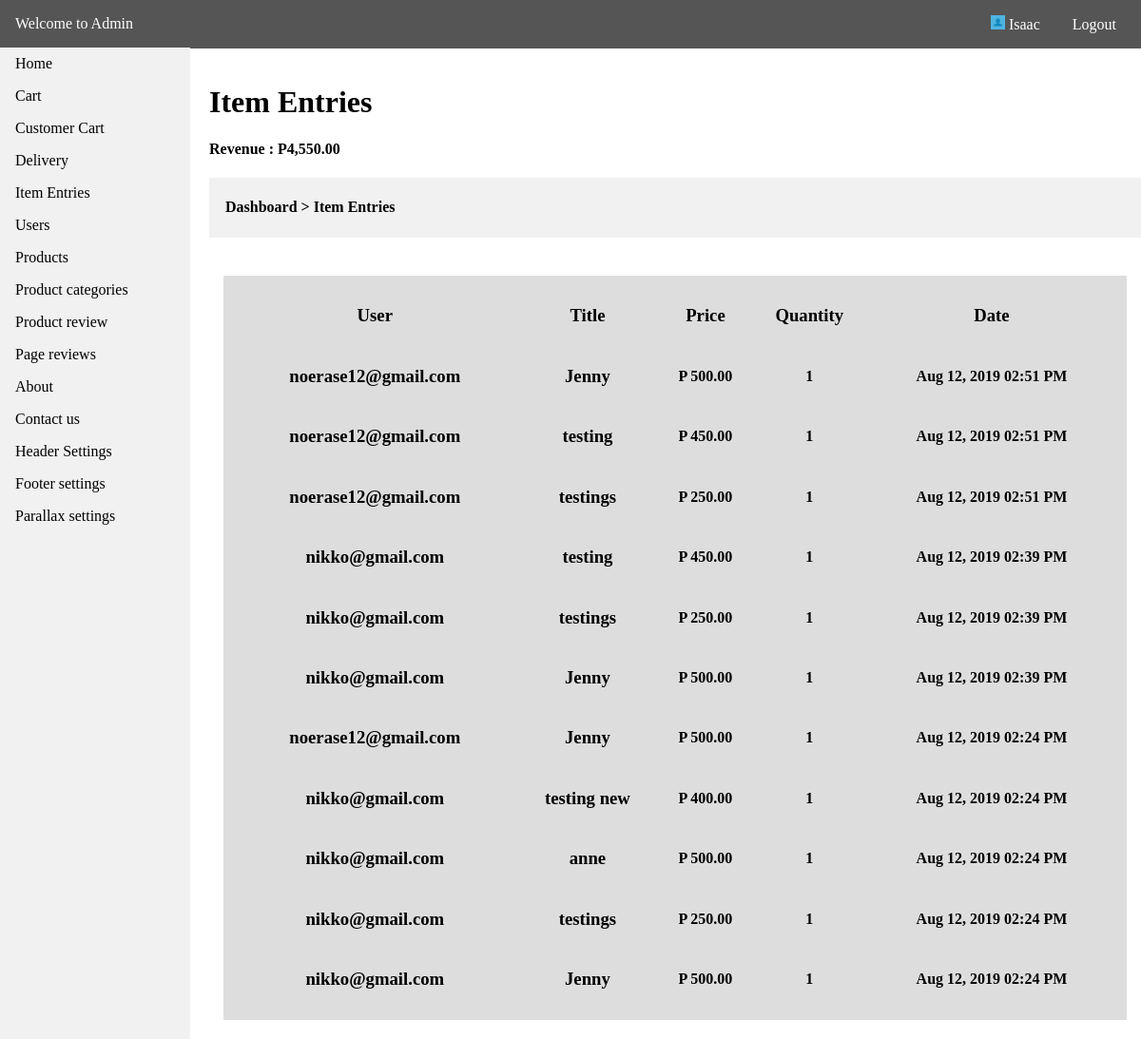
The page /admin/item_entries.php (signed in) on the database as committed earlier.
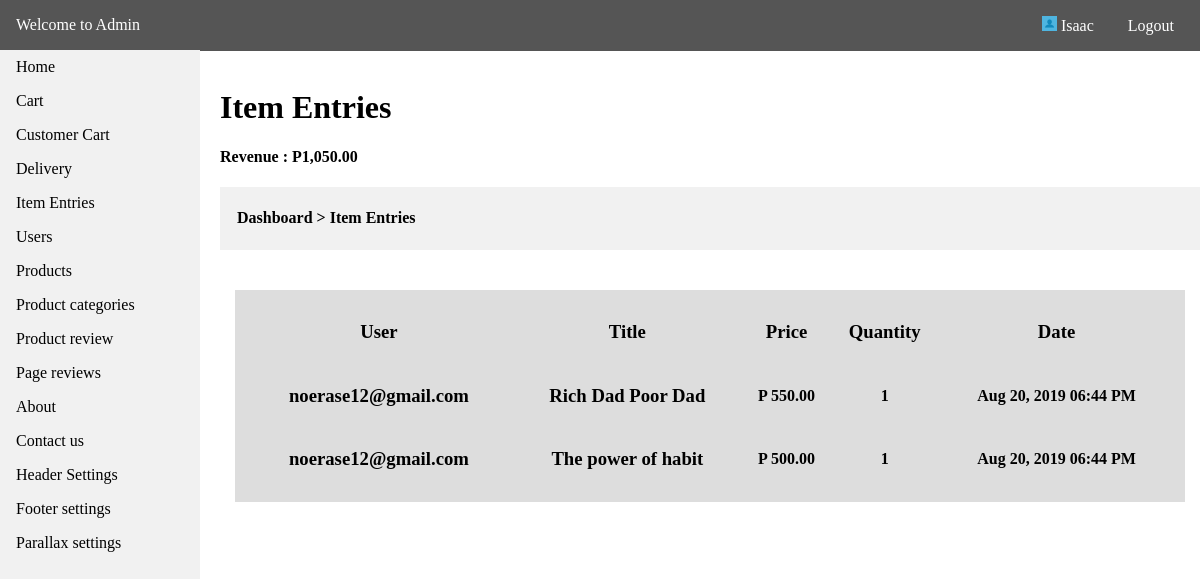
The same page on the database as committed later.
### tables this page shows
CREATE TABLE `tbl_menus` (
  `id` int(11) NOT NULL,
  `menu_name` varchar(255) NOT NULL,
  `menu_link` varchar(255) NOT NULL,
  `date_created` datetime NOT NULL DEFAULT CURRENT_TIMESTAMP
);

CREATE TABLE `tbl_customer_received` (
  `id` int(11) NOT NULL,
  `ref_id` int(11) NOT NULL,
  `ref_id2` int(11) NOT NULL,
  `user_name` varchar(255) NOT NULL,
  `title` varchar(255) NOT NULL,
  `price` int(11) NOT NULL,
  `quantity` int(11) NOT NULL,
  `date_created` datetime NOT NULL DEFAULT CURRENT_TIMESTAMP
);

### api/dbh.php (called while the page is built, shortened)
<?php
class dbh {
    public function __construct() {
        $this->servername = HOST;
        $this->username = USER;
        $this->password = PASS;
        $this->dbname = DBNAME;
        $this->conn = mysqli_connect($this->servername,$this->username,$this->password,$this->dbname);
    }
}
?>

### config.php (called while the page is built, shortened)
<?php
include API.'dbh.php';
include API.'viewUser.php';
$viewUser = new ViewUser;
?>

### api/viewUser.php (called while the page is built, shortened)
<?php
class ViewUser extends User {
    public function get_data($get_table) {
        $query = "SELECT * FROM ".$get_table." ORDER BY id DESC";
        $res = mysqli_query($this->conn,$query);
        return $res;
    }
    public function get_query($query) {
        $res = mysqli_query($this->conn,$query);
        return $res;
    }
    public function datetime($string) {
        $date_format = "M d, Y h:i A";
        $date_content = strtotime($string);
        $date = date($date_format, $date_content);
        return $date;
    }
}
?>

### admin/item_entries.php (the view, shortened to what this page needs)
<?php
include '../config.php';
?>
<!DOCTYPE html>
<html>
<head>
    <link rel="stylesheet" type="text/css" media="screen" href="admin_css/main.css" />
</head>
<body>
<?php
include 'require/nav.php';
$sql = "SELECT sum(price) FROM tbl_customer_received";
$res = $viewUser->get_query($sql);
foreach($res as $row) {
    $tot_price = $row['sum(price)'];
    $tot = number_format($tot_price,2);
}
?>
<div class="container">
    <br>
<h1>Item Entries</h1>
<h4>Revenue : P<?php echo $tot;?></h4>
<div style="background-color:#f1f1f1;padding:1px;"><h4>&nbsp &nbsp <a style="color:#000;text-decoration:none;" href="<?php echo ADMIN_URL;?>">Dashboard</a> > Item Entries</h4></div>
    <div class="content">
        <div class="row">
            <div style="padding: 20px;">
                <div style="padding:10px;width:100%;background-color:#ddd;">
<?php
$tbl = "tbl_customer_received";
$res_received = $viewUser->get_data($tbl);
?>
        <table style="width:100%;">
            <tr class="menus">
                <th><h3>User</h3></th>
                <th><h3>Title</h3></th>
                <th><h3>Price</h3></th>
                <th><h3>Quantity</h3></th>
                <th><h3>Date</h3></th>
            </tr>
    <?php
    foreach($res_received as $row) {
        $title = $row['title'];
        $price = $row['price'];
        $pricee = number_format($price,2);
        $qty = $row['quantity'];
        $datee = $row['date_created'];
        $date = $viewUser->datetime($datee,2);
        $user = $row['user_name'];
        ?>
            <tr>
                <th><h3><?php echo $user; ?></h3></th>
                <th><h3><?php echo $title; ?></h3></th>
                <th><p>P <?php echo $pricee; ?></p></th>
                <th><p><?php echo $qty; ?></p></th>
                <th><p><?php echo $date; ?></p></th>
            </tr>
        <?php
    }
    ?>
        </table>
                </div>
            </div>
    </div>
    </div>
</div>
</body>
</html>

### admin/require/nav.php (shortened to what this page needs)
<div class="header">
    <p><a style="color:#fff;text-decoration:none;" href="<?php echo ADMIN_URL.'home.php';?>">Welcome to Admin</a></p>
    <div class="head-content">
        <p style="cursor:pointer;"><img src="<?php echo BASE_URL; ?>image/sample-image.jpg" style="height:15px;width:15px;" alt=""> <?php echo $_SESSION["admin"]; ?></p>
        <p><a style="color:#fff;text-decoration:none;" href="<?php echo ADMIN_URL.'logout.php';?>">Logout</a></p>
    </div>
</div>
<nav class="navi">
    <ul>
        <li><a href="<?php echo ADMIN_URL.'home.php';?>">Home</a></li>
    <?php
        $tbl = "SELECT * FROM tbl_menus";
        $res = $viewUser->get_query($tbl);
        while($row = $res->fetch_assoc()) {
            $menu = $row['menu_name'];
            $link = $row['menu_link'];
    ?>
        <li><a href="<?php echo ADMIN_URL.$link.'.php'; ?>"><?php echo ucfirst($menu); ?></a></li>
    <?php
        }
    ?>
    </ul>
</nav>

### admin/admin_css/main.css (style rules this page uses)
html { scroll-behavior: smooth; }
* { box-sizing: border-box; }
body { margin: 0; font-family: Cambria, Cochin, Georgia, Times, 'Times New Roman', serif; }
ul { list-style-type: none; margin: 0; padding: 0; width: 200px; top: 50px; background-color: #f1f1f1; position: fixed; height: 100%; overflow: auto; }
li a { display: block; color: #000; padding: 8px 16px; text-decoration: none; }
.header { background-color: #555; color:white; display: inline-block; width: 100%; position:fixed; top:0; padding: 16px; }
.header p { display: inline; }
.container { margin-top: 50px; margin-left: 220px; }
.content { margin-top: 20px; }
.head-content { position: relative; float:right; }
.head-content p { margin-left: 10px; padding: 10px; }
.row { margin: 0 -5px; }
.row:after { content: ""; display: table; clear: both; }

Rows that differ between the two databases and show on the page:
removed tbl_customer_received: user_name "noerase12@gmail.com", title "Jenny", price "500.00", quantity "1", date_created "Aug 12, 2019 02:51 PM"
removed tbl_customer_received: user_name "noerase12@gmail.com", title "testing", price "450.00", quantity "1", date_created "Aug 12, 2019 02:51 PM"
removed tbl_customer_received: user_name "noerase12@gmail.com", title "testings", price "250.00", quantity "1", date_created "Aug 12, 2019 02:51 PM"
removed tbl_customer_received: user_name "nikko@gmail.com", title "testing", price "450.00", quantity "1", date_created "Aug 12, 2019 02:39 PM"
removed tbl_customer_received: user_name "nikko@gmail.com", title "testings", price "250.00", quantity "1", date_created "Aug 12, 2019 02:39 PM"
removed tbl_customer_received: user_name "nikko@gmail.com", title "Jenny", price "500.00", quantity "1", date_created "Aug 12, 2019 02:39 PM"
removed tbl_customer_received: user_name "noerase12@gmail.com", title "Jenny", price "500.00", quantity "1", date_created "Aug 12, 2019 02:24 PM"
removed tbl_customer_received: user_name "nikko@gmail.com", title "testing new", price "400.00", quantity "1", date_created "Aug 12, 2019 02:24 PM"
removed tbl_customer_received: user_name "nikko@gmail.com", title "anne", price "500.00", quantity "1", date_created "Aug 12, 2019 02:24 PM"
removed tbl_customer_received: user_name "nikko@gmail.com", title "testings", price "250.00", quantity "1", date_created "Aug 12, 2019 02:24 PM"
removed tbl_customer_received: user_name "nikko@gmail.com", title "Jenny", price "500.00", quantity "1", date_created "Aug 12, 2019 02:24 PM"
added tbl_customer_received: user_name "noerase12@gmail.com", title "Rich Dad Poor Dad", price "550.00", quantity "1", date_created "Aug 20, 2019 06:44 PM"
added tbl_customer_received: user_name "noerase12@gmail.com", title "The power of habit", price "500.00", quantity "1", date_created "Aug 20, 2019 06:44 PM"
Other text that changed with them:
$tot: "4,550.00" → "1,050.00"
